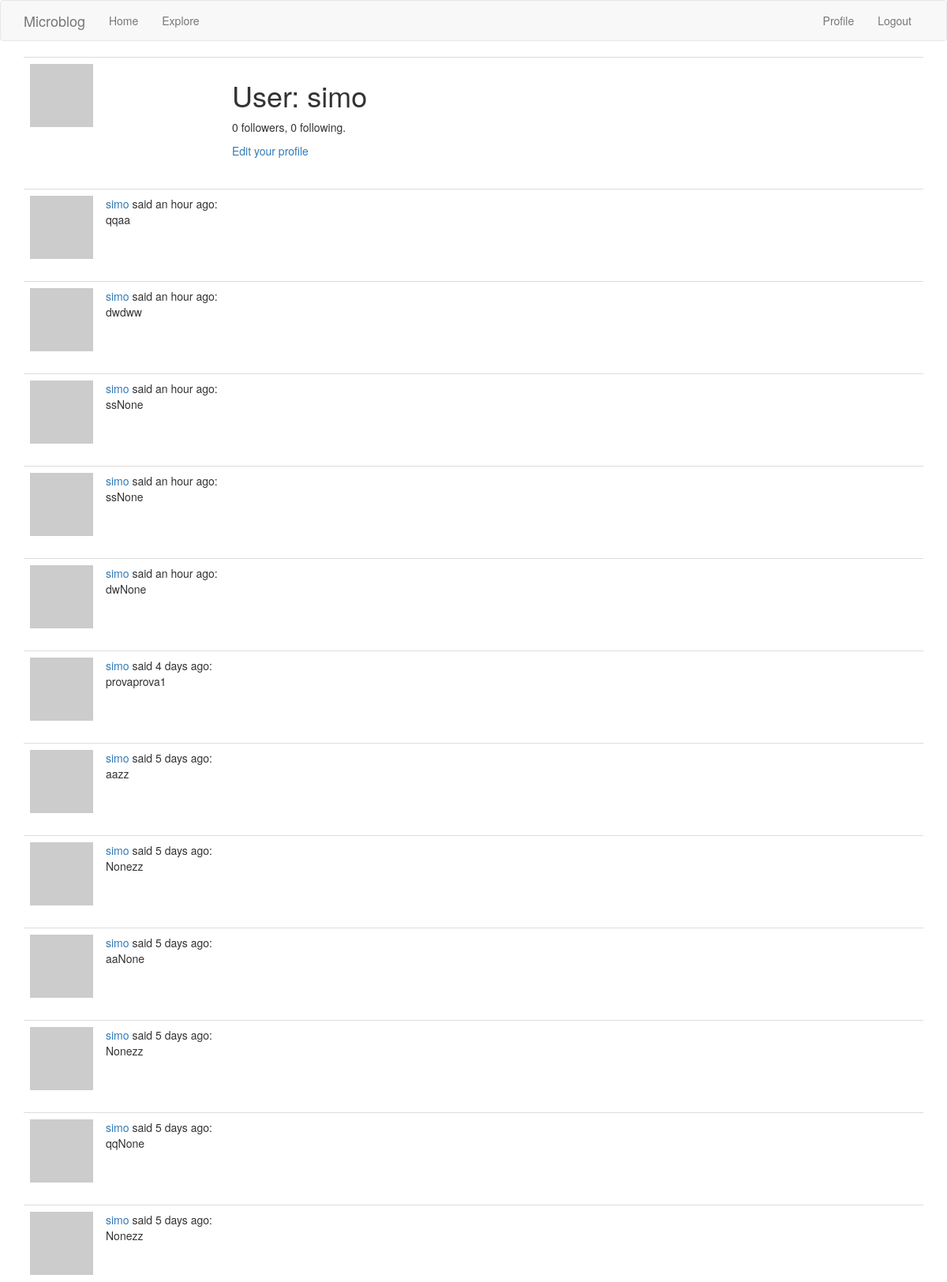
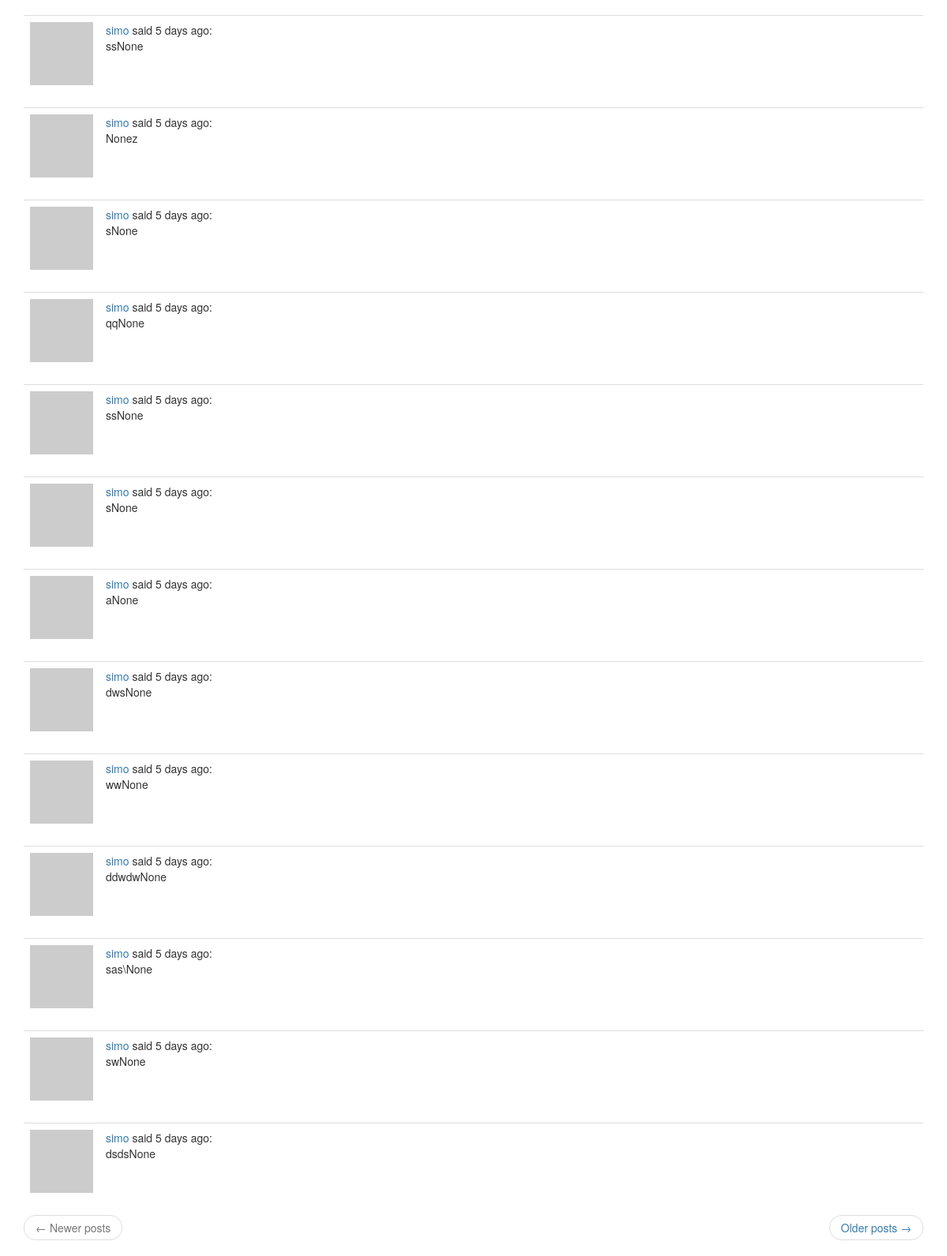
The app's page /user/simo (signed in) with its own data (2 pictures, top to bottom).
### app/models.py (models this page shows, shortened)
class User(UserMixin , db.Model):
    id = db.Column(db.Integer, primary_key=True)
    username = db.Column(db.String(64), index=True, unique=True)
    email = db.Column(db.String(120), index=True, unique=True)
    password_hash = db.Column(db.String(128))
    posts = db.relationship('Post', backref='author', lazy='dynamic')
    followed = db.relationship(
        'User', secondary=followers,
        primaryjoin=(followers.c.follower_id == id),
        secondaryjoin=(followers.c.followed_id == id),
        backref=db.backref('followers', lazy='dynamic'), lazy='dynamic')
    def avatar(self, size):
        digest = md5(self.email.lower().encode('utf-8')).hexdigest()
        return 'https://www.gravatar.com/avatar/{}?d=identicon&s={}'.format(
            digest, size)

class Post(db.Model):
    __searchable__ = ['body']
    id = db.Column(db.Integer, primary_key=True)
    body = db.Column(db.String(140))
    body2= db.Column(db.String(140))
    timestamp = db.Column(db.DateTime, index=True, default=datetime.utcnow)
    user_id = db.Column(db.Integer, db.ForeignKey('user.id'))
    language= db.Column(db.String(5))

### app/routes.py (the view)
@app.route('/user/<username>')
@login_required
def user(username):
    user = User.query.filter_by(username=username).first_or_404()
    page = request.args.get('page', 1, type=int)
    posts = user.posts.order_by(Post.timestamp.desc()).paginate(
        page, app.config['POSTS_PER_PAGE'], False)
    next_url = url_for('user', username=user.username, page=posts.next_num) \
        if posts.has_next else None
    prev_url = url_for('user', username=user.username, page=posts.prev_num) \
        if posts.has_prev else None
    return render_template('user.html', user=user, posts=posts.items,
                           next_url=next_url, prev_url=prev_url)

### app/models.py (called while the page is built)
@login.user_loader
def load_user(id):
    return User.query.get(int(id))

### app/templates/user.html (shortened to what this page needs)
{% extends "base.html" %}
{% block app_content %}
    <table class="table table-hover">
        <tr>
            <td width="256px"><img src="{{ user.avatar(256) }}"></td>
            <td>
                <h1>User: {{ user.username }}</h1>
                <p>{{ user.followers.count() }} followers, {{ user.followed.count() }} following.</p>
                {% if user == current_user %}
                <p><a href="{{ url_for('edit_profile') }}">Edit your profile</a></p>
                {% elif not current_user.is_following(user) %}
                <p><a href="{{ url_for('follow', username=user.username) }}">Follow</a></p>
                {% else %}
                <p><a href="{{ url_for('unfollow', username=user.username) }}">Unfollow</a></p>
                {% endif %}
            </td>
        </tr>
    </table>
    {% for post in posts %}
        {% include '_post.html' %}
    {% endfor %}
    <nav aria-label="...">
        <ul class="pager">
            <li class="previous{% if not prev_url %} disabled{% endif %}">
                <a href="{{ prev_url or '#' }}">
                    <span aria-hidden="true">&larr;</span> Newer posts
                </a>
            </li>
            <li class="next{% if not next_url %} disabled{% endif %}">
                <a href="{{ next_url or '#' }}">
                    Older posts <span aria-hidden="true">&rarr;</span>
                </a>
            </li>
        </ul>
    </nav>
{% endblock %}

### app/templates/_post.html (shortened to what this page needs)
<table class="table table-hover">
        <tr>
            <td width="70px">
                <a href="{{ url_for('user', username=post.author.username) }}">
                    <img src="{{ post.author.avatar(70) }}" />
                </a>
            </td>
            <td>
                <a href="{{ url_for('user', username=post.author.username) }}">
                    {{ post.author.username }}
                </a>
                said {{ moment(post.timestamp).fromNow() }}:
                <br>
                {{ post.body }}{{post.body2}}
            </td>
        </tr>
</table>

### records on screen
User: username "simo"
Post: author.username "simo", timestamp "an hour ago", body "qq", body2 "aa"
Post: author.username "simo", timestamp "an hour ago", body "dw", body2 "dww"
Post: author.username "simo", timestamp "an hour ago", body "ss", body2 "None"
Post: author.username "simo", timestamp "an hour ago", body "ss", body2 "None"
Post: author.username "simo", timestamp "an hour ago", body "dw", body2 "None"
Post: author.username "simo", timestamp "4 days ago", body "prova", body2 "prova1"
Post: author.username "simo", timestamp "5 days ago", body "aa", body2 "zz"
Post: author.username "simo", timestamp "5 days ago", body "None", body2 "zz"
Post: author.username "simo", timestamp "5 days ago", body "aa", body2 "None"
Post: author.username "simo", timestamp "5 days ago", body "None", body2 "zz"
Post: author.username "simo", timestamp "5 days ago", body "qq", body2 "None"
Post: author.username "simo", timestamp "5 days ago", body "None", body2 "zz"
Post: author.username "simo", timestamp "5 days ago", body "ss", body2 "None"
Post: author.username "simo", timestamp "5 days ago", body "None", body2 "z"
Post: author.username "simo", timestamp "5 days ago", body "s", body2 "None"
Post: author.username "simo", timestamp "5 days ago", body "qq", body2 "None"
Post: author.username "simo", timestamp "5 days ago", body "ss", body2 "None"
Post: author.username "simo", timestamp "5 days ago", body "s", body2 "None"
Post: author.username "simo", timestamp "5 days ago", body "a", body2 "None"
Post: author.username "simo", timestamp "5 days ago", body "dws", body2 "None"
Post: author.username "simo", timestamp "5 days ago", body "ww", body2 "None"
Post: author.username "simo", timestamp "5 days ago", body "ddwdw", body2 "None"
Post: author.username "simo", timestamp "5 days ago", body "sas\\", body2 "None"
Post: author.username "simo", timestamp "5 days ago", body "sw", body2 "None"
Post: author.username "simo", timestamp "5 days ago", body "dsds", body2 "None"

### other values on screen
{{ user.followers.count() }} "0"
{{ user.followed.count() }} "0"
